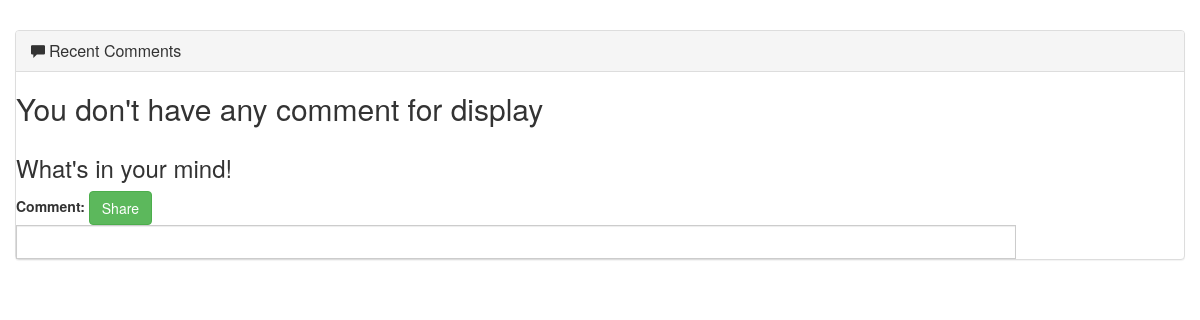
/PyTraker/comments/, run on an earlier commit of the app's database.
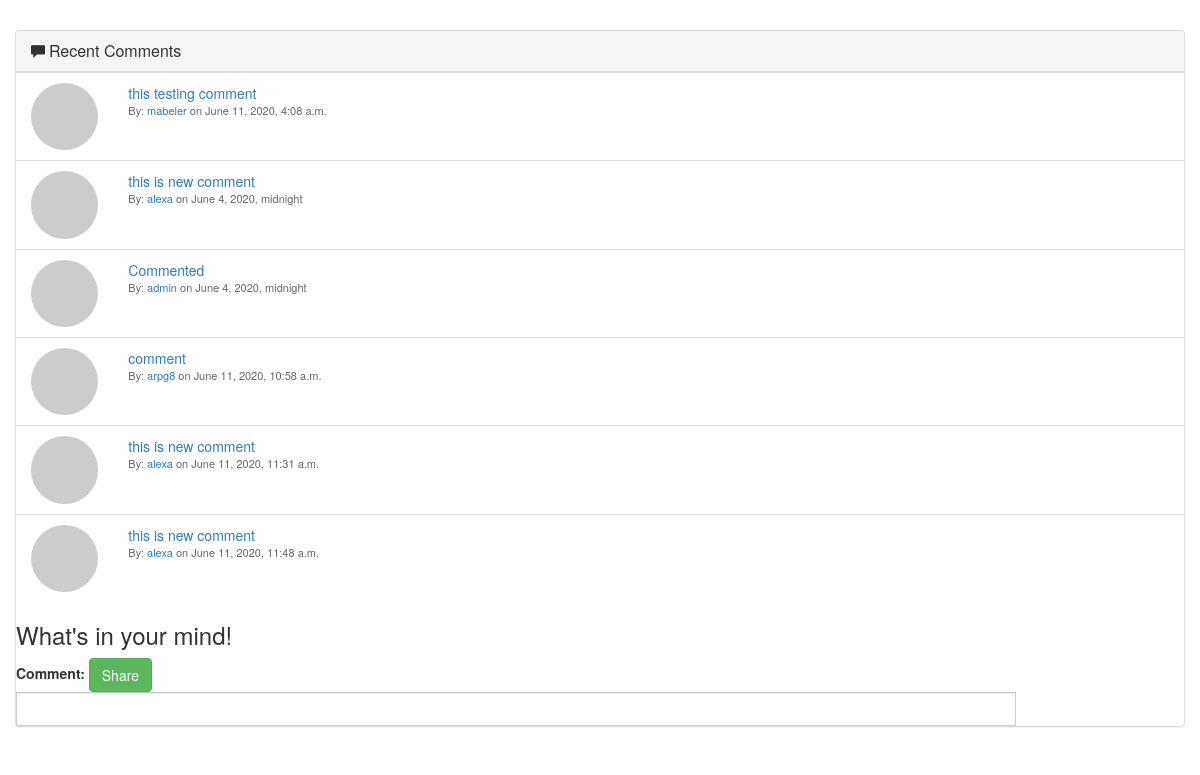
And on a later commit of the database.
### PyTraker/models.py (models this page shows)
class Comments(models.Model):
    user = models.ForeignKey(User, on_delete=models.CASCADE)
    comment = models.CharField(max_length=2000)
    comment_date = models.DateTimeField()
    workdiary = models.ForeignKey(WorkDiary, on_delete=models.CASCADE, default='1')

### PyTraker/views.py (the view, shortened to what this page needs)
# urls.py: path("PyTraker/comments/", views.comment_create_view, name="comment-add"),
def comment_create_view(request):
    comments = Comments.objects.all()
    date = datetime.now()
    context = {
        'object': comments,
        'time' : defaultfilters.date(date, "Y-m-d h:i A")
    }
    return render(request, "PyTraker/comment_form.html", context)

### PyTraker/templates/PyTraker/comment_form.html (shortened to what this page needs)
<link href="//netdna.bootstrapcdn.com/bootstrap/3.0.0/css/bootstrap.min.css" rel="stylesheet" id="bootstrap-css">
<div class="container">
    <div class="row">
        <div class="panel panel-default widget">
            <div class="panel-heading">
                <span class="glyphicon glyphicon-comment"></span>
                <h3 class="panel-title">
                    Recent Comments</h3>
            </div>
            {% if object %}
                {% for comment in object %}
            <div class="panel-body">
                <ul class="list-group">
                    <li class="list-group-item">
                        <div class="row">
                            <div class="col-xs-2 col-md-1">
                                <img src="http://placehold.it/80" class="img-circle img-responsive" alt="" /></div>
                            <div class="col-xs-10 col-md-11">
                                <div>
                                    <a href="/PyTraker/comments/{{ comment.id }}">
                                        {{ comment.comment }}</a>
                                    <div class="mic-info">
                                        By: <a href="#">{{ comment.user }}</a> on {{ comment.comment_date }}
                                    </div>
                                </div>
                            </div>
                        </div>
                    </li>
                </ul>
            </div>
            {% endfor %}
{% else %}
<h2>You don't have any comment for display </h2>
{% endif %}
  <div class="input-group input-group-lg" style="width:1000px">
  <div class="input-group-prepend">
      <h3><span class="input-group-text" id="inputGroup-sizing-lg">What's in your mind!</span></h3>
  </div>
      <form method="POST" action="">
    <label>Comment:</label>
          <input type="text" class="form-control" name="comment" id="id_comment">
    <input class="btn btn-success" type="submit" value="Share" />
</form>
</div>
        </div>
    </div>
</div>

### PyTraker/templates/PyTraker/comment_form.html (style rules this page uses)
.widget .panel-body { padding:0px; }
.widget .list-group { margin-bottom: 0; }
.widget .panel-title { display:inline }
.widget li.list-group-item { border-radius: 0;border: 0;border-top: 1px solid #ddd; }
.widget .mic-info { color: #666666;font-size: 11px; }

What changed in the data, as far as the page shows it:
added Comments: comment "this testing comment", user "mabeler", comment_date "June 11, 2020, 4:08 a.m."
added Comments: comment "this is new comment", user "alexa", comment_date "June 4, 2020, midnight"
added Comments: comment "Commented", user "admin", comment_date "June 4, 2020, midnight"
added Comments: comment "comment", user "arpg8", comment_date "June 11, 2020, 10:58 a.m."
added Comments: comment "this is new comment", user "alexa", comment_date "June 11, 2020, 11:31 a.m."
added Comments: comment "this is new comment", user "alexa", comment_date "June 11, 2020, 11:48 a.m."
Also different on the page:
text no longer shown: "You don't have any comment for display"
